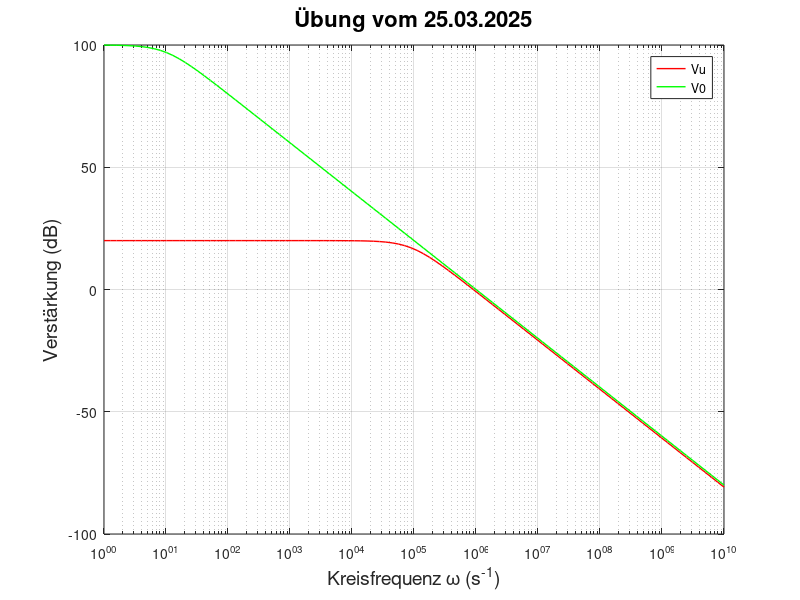

Write the MATLAB code that produced this figure.
% Konstanten
V_max = 1e5;
R1 = 1e3;
R2 = 10e3;
omega_g = 10;
omega = logspace (0, 10, 100);

% Formeln

  % V0
  V0 = - V_max ./ (1 - j*(omega ./ omega_g));

  % in dB
  dB_V0 = 20 .* log10(V0); % Umwandlung in dB

  % Uebertragungsfunktoon
  Vu = -(R2./R1).* (1./ (1-(1./(V0*(R1./(R1+R2))))));

  % in dB
  dB_Vu = 20 * log10(Vu); % Umwandlung in dB

% Plots

semilogx(omega, dB_Vu, 'r', 'LineWidth', 1); % Rote Linie, dickere Darstellung
hold on;
semilogx(omega, dB_V0, 'g', 'LineWidth', 1); % Grüne Linie, dickere Darstellung
grid on;

% Diagramm- und Achsenbezeichnung
xlabel('Kreisfrequenz \omega (s^{-1})', 'FontSize', 14);
ylabel('Verstärkung (dB)', 'FontSize', 14);
title('Übung vom 25.03.2025', 'FontSize', 16);
legend('Vu','V0');
